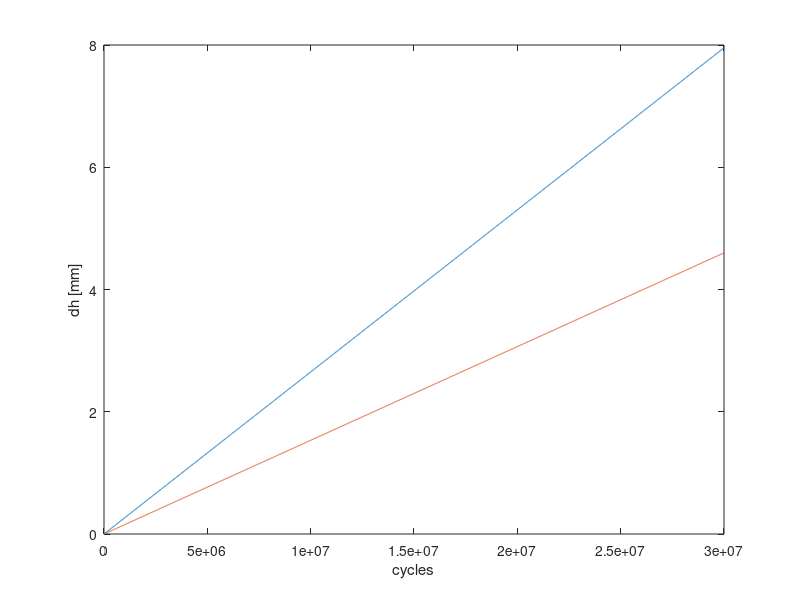

MATLAB code for this plot:
clear all

%legge di compressione Nathalie Guerin
alfa = 1.437e-6;
beta = 2.51;



%curva di compressione treni senza alettoni
d_norm = 5.1e-1;
delta_norm = alfa*d_norm^beta;

i = 1;
for N = 1:10^4:30000000
    dh_norm(i,1) = delta_norm*N;
    i = i+1
end


%curva di compressione treni con alettoni
d_mod = 4.1e-1;
delta_mod = alfa*d_mod^beta;

i = 1;
for N = 1:10^4:30000000
    dh_mod(i,1) = delta_mod*N;
    i = i+1
end


figure
plot(1:10^4:N,dh_norm)
ylabel('dh [mm]')
xlabel('cycles')
hold on
plot(1:10^4:N,dh_mod)
hold off